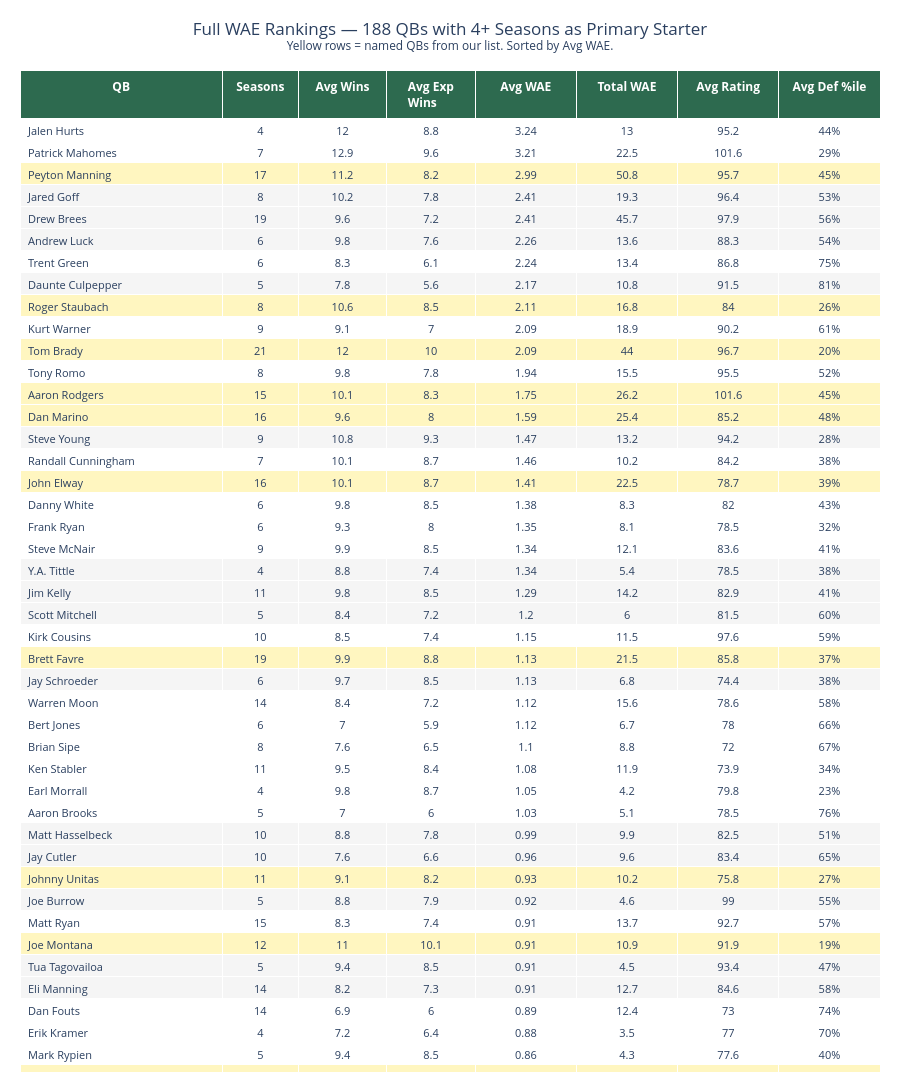

The cell this chart's notebook holds for it:
### Code cell
# ── Plotly scrollable table with all QBs ─────────────────────────────────────
# Highlight rows for our named QBs
row_colors = []
for _, row in wae_df.iterrows():
    if row['primary_qb'] in named_names:
        row_colors.append('rgba(255,240,150,0.6)')  # yellow highlight
    else:
        row_colors.append('white' if _ % 2 == 0 else '#f5f5f5')

fig_tbl = go.Figure(data=[go.Table(
    columnwidth=[160, 60, 70, 70, 80, 80, 80, 80],
    header=dict(
        values=['<b>QB</b>', '<b>Seasons</b>',
                '<b>Avg Wins</b>', '<b>Avg Exp Wins</b>',
                '<b>Avg WAE</b>', '<b>Total WAE</b>',
                '<b>Avg Rating</b>', '<b>Avg Def %ile</b>'],
        fill_color='#2d6a4f',
        font=dict(color='white', size=12),
        align='center', height=28,
    ),
    cells=dict(
        values=[
            wae_df['primary_qb'],
            wae_df['seasons'],
            wae_df['avg_wins'].round(1),
            wae_df['avg_exp_wins'].round(1),
            wae_df['avg_wae'].round(2),
            wae_df['total_wae'].round(1),
            wae_df['avg_rating'].round(1),
            (wae_df['avg_def_norm'] * 100).round(0).astype(int).astype(str) + '%',
        ],
        fill_color=[row_colors] * 8,
        font=dict(size=11),
        align=['left'] + ['center'] * 7,
        height=22,
    )
)])
fig_tbl.update_layout(
    title=dict(text=f'Full WAE Rankings — {len(wae_df)} QBs with 4+ Seasons as Primary Starter<br>'
                    '<sup>Yellow rows = named QBs from our list. Sorted by Avg WAE.</sup>',
               x=0.5),
    height=min(1400, 60 + 22 * len(wae_df)),
    margin=dict(t=70, b=20, l=20, r=20),
)
fig_tbl.show()

### Figure 1 — Plotly figure (JSON) as saved in the notebook; plotly's stock layout.template omitted (floating-point values rounded to 4 significant figures; data arrays with more than 128 entries replaced by an {"elided": "..."} marker saying what was removed)
{"data": [{"cells": {"align": ["left", "center", "center", "center", "center", "center", "center", "center"], "fill": {"color": {"elided": "8x188 str values"}}, "font": {"size": 11}, "height": 22, "values": {"elided": "8x188 mixed values"}}, "columnwidth": [160, 60, 70, 70, 80, 80, 80, 80], "header": {"align": "center", "fill": {"color": "#2d6a4f"}, "font": {"color": "white", "size": 12}, "height": 28, "values": ["<b>QB</b>", "<b>Seasons</b>", "<b>Avg Wins</b>", "<b>Avg Exp Wins</b>", "<b>Avg WAE</b>", "<b>Total WAE</b>", "<b>Avg Rating</b>", "<b>Avg Def %ile</b>"]}, "type": "table"}], "layout": {"height": 1400, "margin": {"b": 20, "l": 20, "r": 20, "t": 70}, "title": {"text": "Full WAE Rankings — 188 QBs with 4+ Seasons as Primary Starter<br><sup>Yellow rows = named QBs from our list. Sorted by Avg WAE.</sup>", "x": 0.5}}}
